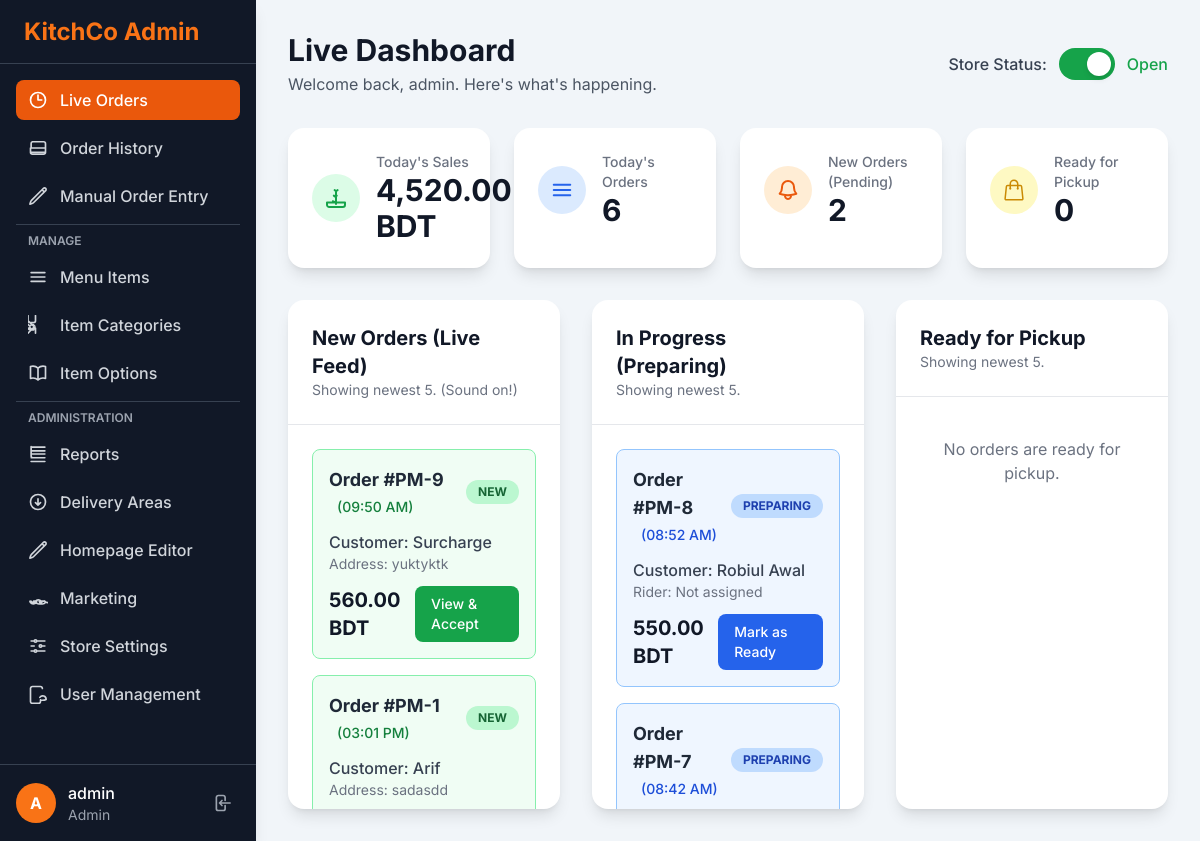
/admin/live_orders.php (signed in), run on an earlier commit of the app's database.
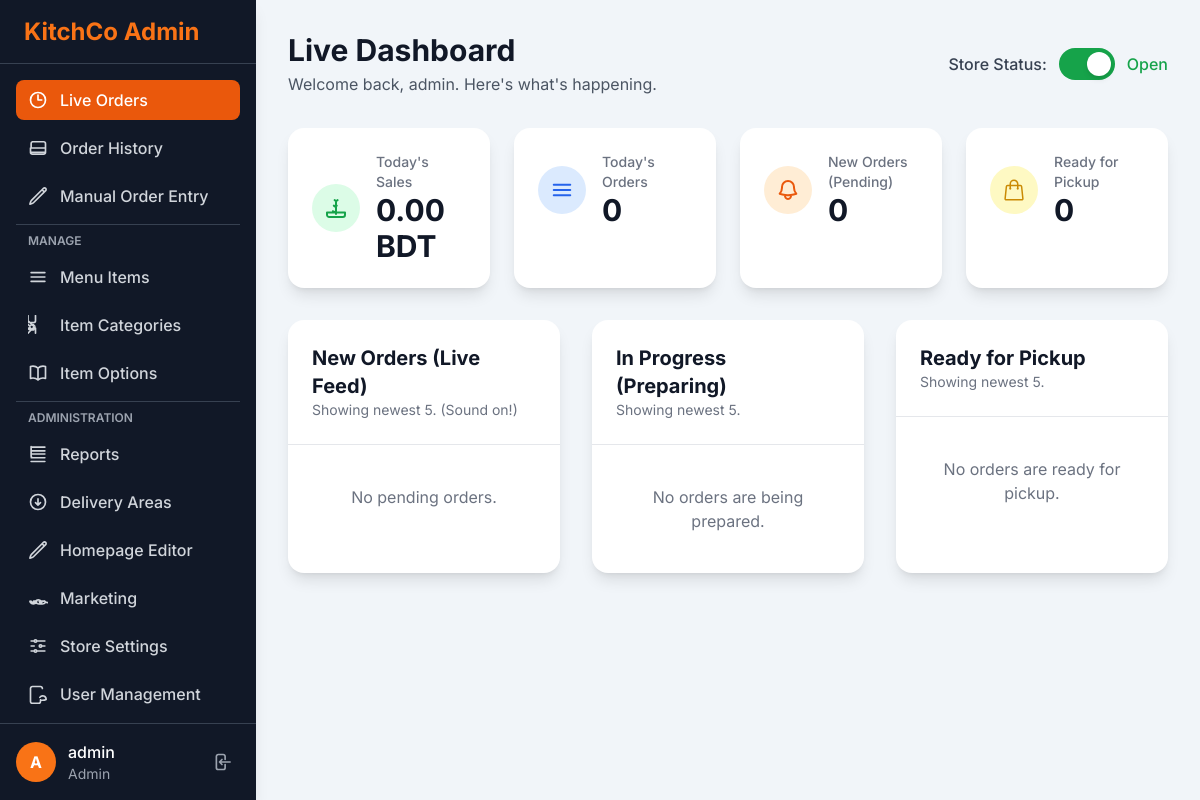
And on a later commit of the database.
### tables this page shows
CREATE TABLE IF NOT EXISTS `orders` (
  `id` int NOT NULL AUTO_INCREMENT,
  `customer_name` varchar(100) NOT NULL,
  `customer_phone` varchar(50) NOT NULL,
  `customer_address` text NOT NULL,
  `delivery_area_id` int NOT NULL,
  `subtotal` decimal(10,2) NOT NULL,
  `delivery_fee` decimal(10,2) NOT NULL,
  `total_amount` decimal(10,2) NOT NULL,
  `order_status` enum('Pending','Preparing','Ready','Delivered','Cancelled') NOT NULL DEFAULT 'Pending',
  `order_time` timestamp NOT NULL DEFAULT CURRENT_TIMESTAMP,
  `rider_name` varchar(100) DEFAULT NULL,
  PRIMARY KEY (`id`),
  KEY `delivery_area_id` (`delivery_area_id`)
);

### config.php (called while the page is built, shortened)
<?php
$db = new mysqli(DB_HOST, DB_USER, DB_PASS, DB_NAME);
$db->set_charset("utf8mb4");
$settings = [];
$settings_query = $db->query("SELECT setting_key, setting_value FROM site_settings");
if ($settings_query) {
    while ($row = $settings_query->fetch_assoc()) {
        $settings[$row['setting_key']] = $row['setting_value'];
    }
} else {
    die("Error: Could not load site settings from database.");
}
function e($data) {
    return htmlspecialchars($data, ENT_QUOTES, 'UTF-8');
}
?>

### admin/live_orders.php (the view, shortened to what the changed rows need)
<?php
require_once('header.php');
$timezone = new DateTimeZone($settings['timezone'] ?? 'UTC');
$today_start = new DateTime('today 00:00:00', $timezone);
$today_start_mysql = $today_start->format('Y-m-d H:i:s');
$sql_sales = "SELECT SUM(total_amount) as total_sales
              FROM orders
              WHERE order_time >= ?
              AND order_status != 'Cancelled'";
$stmt_sales = $db->prepare($sql_sales);
$stmt_sales->bind_param('s', $today_start_mysql);
$stmt_sales->execute();
$result_sales = $stmt_sales->get_result();
$sales_data = $result_sales->fetch_assoc();
$todays_sales = number_format($sales_data['total_sales'] ?? 0, 2);
$sql_orders = "SELECT COUNT(id) as total_orders
               FROM orders
               WHERE order_time >= ?
               AND order_status != 'Cancelled'";
$stmt_orders = $db->prepare($sql_orders);
$stmt_orders->bind_param('s', $today_start_mysql);
$stmt_orders->execute();
$result_orders = $stmt_orders->get_result();
$orders_data = $result_orders->fetch_assoc();
$todays_orders = $orders_data['total_orders'] ?? 0;
$pending_orders = [];
$sql_pending = "SELECT * FROM orders WHERE order_status = 'Pending' ORDER BY order_time DESC LIMIT 5";
$res_pending = $db->query($sql_pending);
if ($res_pending) {
    while ($row = $res_pending->fetch_assoc()) {
        $pending_orders[] = $row;
    }
}
$preparing_orders = [];
$sql_preparing = "SELECT * FROM orders WHERE order_status = 'Preparing' ORDER BY order_time DESC LIMIT 5";
$res_preparing = $db->query($sql_preparing);
if ($res_preparing) {
    while ($row = $res_preparing->fetch_assoc()) {
        $preparing_orders[] = $row;
    }
}
?>
<header class="flex flex-col sm:flex-row justify-between items-start sm:items-center mb-8">
    <div>
        <h1 class="text-3xl font-bold text-gray-900">Live Dashboard</h1>
    </div>
</header>
<div class="grid grid-cols-1 sm:grid-cols-2 lg:grid-cols-4 gap-6 mb-8">
    <div class="bg-white p-6 rounded-2xl shadow-lg">
        <div class="flex items-center space-x-4">
            <div>
                <div class="text-sm font-medium text-gray-500">Today's Sales</div>
                <div class="text-3xl font-bold text-gray-900"><?php echo e($todays_sales); ?> BDT</div>
            </div>
        </div>
    </div>
    <div class="bg-white p-6 rounded-2xl shadow-lg">
        <div class="flex items-center space-x-4">
            <div>
                <div class="text-sm font-medium text-gray-500">Today's Orders</div>
                <div class="text-3xl font-bold text-gray-900"><?php echo e($todays_orders); ?></div>
            </div>
        </div>
    </div>
    <div class="bg-white p-6 rounded-2xl shadow-lg">
        <div class="flex items-center space-x-4">
            <div>
                <div class="text-sm font-medium text-gray-500">New Orders (Pending)</div>
                <div class="text-3xl font-bold text-gray-900" id="stat-new-orders"><?php echo count($pending_orders); ?></div>
            </div>
        </div>
    </div>
</div>
<div class="grid grid-cols-1 lg:grid-cols-3 gap-8">
    <div class="bg-white rounded-2xl shadow-lg">
        <div class="p-6 border-b border-gray-200">
            <h2 class="text-xl font-bold text-gray-900">New Orders (Live Feed)</h2>
        </div>
        <div class="p-6 space-y-4 max-h-96 overflow-y-auto" id="pending-orders-list">
            <?php if (empty($pending_orders)): ?>
                <p id="no-pending-orders" class="text-gray-500 text-center py-4">No pending orders.</p>
            <?php else: ?>
                <?php foreach ($pending_orders as $order): ?>
                    <div id="order-card-<?php echo e($order['id']); ?>" class="order-card border border-green-300 bg-green-50 rounded-lg p-4 transition-all hover:shadow-md">
                        <div class="flex justify-between items-center">
                            <div>
                                <span class="text-lg font-bold text-gray-800">Order #PM-<?php echo e($order['id']); ?></span>
                                <span class="ml-2 text-sm text-green-700 font-medium">(<?php echo e(date('h:i A', strtotime($order['order_time']))); ?>)</span>
                            </div>
                            <span class="px-3 py-1 bg-green-200 text-green-800 text-xs font-bold rounded-full">NEW</span>
                        </div>
                        <div class="mt-3">
                            <div class="font-medium text-gray-700">Customer: <?php echo e($order['customer_name']); ?></div>
                            <div class="text-sm text-gray-500">Address: <?php echo e($order['customer_address']); ?></div>
                        </div>
                        <div class="mt-3 flex justify-between items-center">
                            <span class="text-xl font-bold text-gray-900"><?php echo e(number_format($order['total_amount'], 2)); ?> BDT</span>
                            <a href="order_details.php?id=<?php echo e($order['id']); ?>" class="px-4 py-2 bg-green-600 text-white text-sm font-medium rounded-lg hover:bg-green-700">
                                View & Accept
                            </a>
                        </div>
                    </div>
                <?php endforeach; ?>
            <?php endif; ?>
        </div>
    </div>
    <div class="bg-white rounded-2xl shadow-lg">
        <div class="p-6 border-b border-gray-200">
            <h2 class="text-xl font-bold text-gray-900">In Progress (Preparing)</h2>
        </div>
        <div class="p-6 space-y-4 max-h-96 overflow-y-auto" id="preparing-orders-list">
            <?php if (empty($preparing_orders)): ?>
                <p id="no-preparing-orders" class="text-gray-500 text-center py-4">No orders are being prepared.</p>
            <?php else: ?>
                <?php foreach ($preparing_orders as $order): ?>
                    <div id="order-card-<?php echo e($order['id']); ?>" class="order-card border border-blue-300 bg-blue-50 rounded-lg p-4 transition-all hover:shadow-md">
                        <div class="flex justify-between items-center">
                            <div>
                                <span class="text-lg font-bold text-gray-800">Order #PM-<?php echo e($order['id']); ?></span>
                                <span class="ml-2 text-sm text-blue-700 font-medium">(<?php echo e(date('h:i A', strtotime($order['order_time']))); ?>)</span>
                            </div>
                            <span class="px-3 py-1 bg-blue-200 text-blue-800 text-xs font-bold rounded-full">PREPARING</span>
                        </div>
                        <div class="mt-3">
                            <div class="font-medium text-gray-700">Customer: <?php echo e($order['customer_name']); ?></div>
                            <div class="text-sm text-gray-500">Rider: <?php echo e($order['rider_name'] ?? 'Not assigned'); ?></div>
                        </div>
                        <div class="mt-3 flex justify-between items-center">
                            <span class="text-xl font-bold text-gray-900"><?php echo e(number_format($order['total_amount'], 2)); ?> BDT</span>
                            <a href="order_details.php?id=<?php echo e($order['id']); ?>" class="px-4 py-2 bg-blue-600 text-white text-sm font-medium rounded-lg hover:bg-blue-700">
                                Mark as Ready
                            </a>
                        </div>
                    </div>
                <?php endforeach; ?>
            <?php endif; ?>
        </div>
    </div>
    <div class="bg-white rounded-2xl shadow-lg">
        <div class="p-6 border-b border-gray-200">
            <h2 class="text-xl font-bold text-gray-900">Ready for Pickup</h2>
        </div>
    </div>
</div>
<?php
require_once('footer.php');
?>

What changed in the data, as far as the page shows it:
removed orders: id "9", order_time "09:50 AM", customer_name "Surcharge", customer_address "yuktyktk", total_amount "560.00", shown under "New Orders (Live Feed)"
removed orders: id "1", order_time "03:01 PM", customer_name "Arif", customer_address "sadasdd", shown under "New Orders (Live Feed)"
removed orders: id "8", order_time "08:52 AM", customer_name "Robiul Awal", rider_name "Not assigned", total_amount "550.00", shown under "In Progress (Preparing)"
removed orders: id "7", order_time "08:42 AM", shown under "In Progress (Preparing)"
Also different on the page:
$todays_sales: "4,520.00" → "0.00"
$todays_orders: "6" → "0"
count($pending_orders): "2" → "0"
text now shown: "No pending orders. No orders are being prepared."
